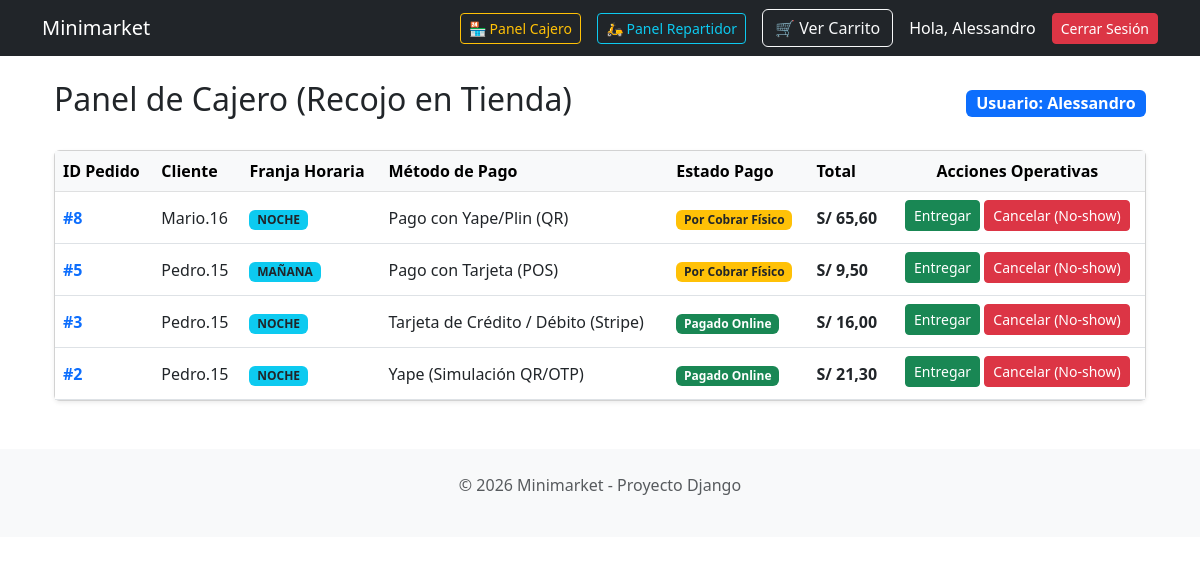
/pedidos/cajero/ (signed in), run on an earlier commit of the app's database.
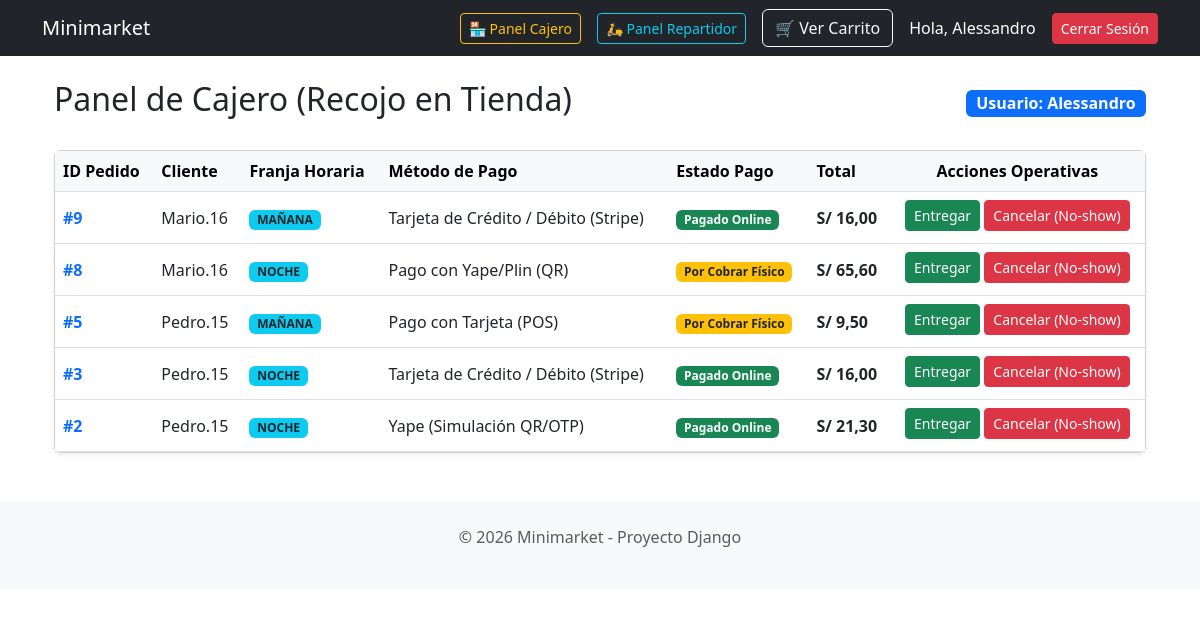
And on a later commit of the database.
### apps/pedidos/models.py (models this page shows, shortened)
class Pedido(models.Model):
    OPCIONES_ESTADO = [
        ('PENDIENTE', 'Pendiente'),
        ('PREPARANDO', 'En Preparación'),
        ('LISTO', 'Listo para Recojo/Envío'),
        ('ENTREGADO', 'Entregado'),
        ('CANCELADO', 'Cancelado (No Show)'), # <-- NUEVO ESTADO
    ]
    OPCIONES_FRANJA = [
        ('HOY_MAÑANA', 'Hoy (8:00 AM - 12:00 PM)'),
        ('HOY_TARDE', 'Hoy (12:00 PM - 4:00 PM)'),
        ('HOY_NOCHE', 'Hoy (4:00 PM - 8:00 PM)'),
        ('MAN_MAÑANA', 'Mañana (8:00 AM - 12:00 PM)'),
        ('MAN_TARDE', 'Mañana (12:00 PM - 4:00 PM)'),
        ('MAN_NOCHE', 'Mañana (4:00 PM - 8:00 PM)'),
    ]
    TIPO_ENTREGA = [
        ('RECOJO', 'Recojo en Tienda (Gratis)'),
        ('DELIVERY', 'Delivery a Domicilio (+ S/ 10.00)'),
    ]
    cliente = models.ForeignKey(User, on_delete=models.CASCADE, related_name='pedidos')
    fecha_hora_pedido = models.DateTimeField(auto_now_add=True)
    estado = models.CharField(max_length=20, choices=OPCIONES_ESTADO, default='PENDIENTE')
    tipo_entrega = models.CharField(max_length=20, choices=TIPO_ENTREGA, default='RECOJO')
    costo_delivery = models.DecimalField(max_digits=10, decimal_places=2, default=0.00)
    direccion_delivery = models.CharField(max_length=255, blank=True, null=True)
    franja_recojo = models.CharField(max_length=20, choices=OPCIONES_FRANJA, blank=True, null=True)
    total = models.DecimalField(max_digits=10, decimal_places=2)

class Pago(models.Model):
    OPCIONES_METODO = [
        ('Pago en Línea Segura', (
            ('STRIPE_CARD', 'Tarjeta de Crédito / Débito (Stripe)'),
            ('STRIPE_WALLET', 'Google Pay / Apple Pay / Link (Stripe)'),
        )),
        ('Billeteras Digitales (Simulación)', (
            ('LOCAL_YAPE', 'Yape (Simulación QR/OTP)'), # <-- SEPARADOS
            ('LOCAL_PLIN', 'Plin (Simulación QR/OTP)'),
        )),
        ('Pago Contra Entrega (Físico)', (
            ('CONTRA_EFECTIVO', 'Pago en Efectivo'),
            ('CONTRA_TARJETA', 'Pago con Tarjeta (POS)'),
            ('CONTRA_BILLETERA', 'Pago con Yape/Plin (QR)'),
        )),
    ]
    pedido = models.ForeignKey(Pedido, on_delete=models.CASCADE, related_name='pagos')
    metodo_pago = models.CharField(max_length=50, choices=OPCIONES_METODO)
    monto_pago = models.DecimalField(max_digits=10, decimal_places=2)
    estado_pago = models.CharField(max_length=20, default='PENDIENTE')
    referencia_transaccion = models.CharField(max_length=100, blank=True, null=True)
    def get_metodo_pago_display_name(self):
        for grupo, opciones in self.OPCIONES_METODO:
            for clave, valor in opciones:
                if self.metodo_pago == clave:
                    return valor
        return self.metodo_pago

### apps/pedidos/views.py (the view)
# urls.py: path('cajero/', views.panel_cajero, name='panel_cajero'),
@login_required
@user_passes_test(es_cajero, login_url='/')
def panel_cajero(request):
    pedidos = Pedido.objects.filter(tipo_entrega='RECOJO').exclude(estado__in=['ENTREGADO', 'CANCELADO']).order_by('-fecha_hora_pedido')
    return render(request, 'pedidos/panel_cajero.html', {'pedidos': pedidos})

### apps/pedidos/views.py (called while the page is built)
def es_cajero(user):
    return user.is_superuser or user.groups.filter(name='Cajeros').exists()

### apps/pedidos/templates/pedidos/panel_cajero.html (shortened to what this page needs)
{% extends "catalogo/base.html" %}
{% block content %}
<div class="container mt-4">
    <div class="d-flex justify-content-between align-items-center mb-4">
        <h2> Panel de Cajero (Recojo en Tienda)</h2>
        <span class="badge bg-primary fs-6">Usuario: {{ user.username }}</span>
    </div>
    <div class="card shadow-sm">
        <div class="card-body p-0">
            <div class="table-responsive">
                <table class="table table-hover align-middle mb-0">
                    <thead class="table-light">
                        <tr>
                            <th>ID Pedido</th>
                            <th>Cliente</th>
                            <th>Franja Horaria</th>
                            <th>Método de Pago</th>
                            <th>Estado Pago</th>
                            <th>Total</th>
                            <th class="text-center">Acciones Operativas</th>
                        </tr>
                    </thead>
                    <tbody>
                        {% for pedido in pedidos %}
                        <tr>
                            <td class="fw-bold text-primary">#{{ pedido.id }}</td>
                            <td>{{ pedido.cliente.username }}</td>
                            <td>
                                <span class="badge bg-info text-dark">
                                     {{ pedido.get_franja_recojo_display }}
                                </span>
                            </td>
                            <td>{{ pedido.pagos.first.get_metodo_pago_display_name }}</td>
                            <td>
                                {% if 'APROBADO' in pedido.pagos.first.estado_pago %}
                                    <span class="badge bg-success">Pagado Online</span>
                                {% else %}
                                    <span class="badge bg-warning text-dark">Por Cobrar Físico</span>
                                {% endif %}
                            </td>
                            <td class="fw-bold">S/ {{ pedido.total|floatformat:2 }}</td>
                            <td class="text-center">
                                <a href="{% url 'pedidos:accion_pedido' pedido.id 'PAGAR_ENTREGAR' %}"
                                   class="btn btn-sm btn-success mb-1"
                                   onclick="return confirm('¿Confirmas que el cliente recogió y pagó este pedido?');">
                                     Entregar
                                </a>
                                <a href="{% url 'pedidos:accion_pedido' pedido.id 'CANCELAR' %}"
                                   class="btn btn-sm btn-danger mb-1"
                                   onclick="return confirm('ATENCIÓN: Esto cancelará el pedido y devolverá los productos al stock disponible. ¿Continuar?');">
                                     Cancelar (No-show)
                                </a>
                            </td>
                        </tr>
                        {% endfor %}
                    </tbody>
                </table>
            </div>
        </div>
    </div>
</div>
{% endblock %}

What changed in the data, as far as the page shows it:
added Pedido: id "9", cliente.username "Mario.16", franja_recojo "MAÑANA", pagos.first.get_metodo_pago_display_name "Tarjeta de Crédito / Débito (Stripe)", shows "Pagado Online", total "16,00"
